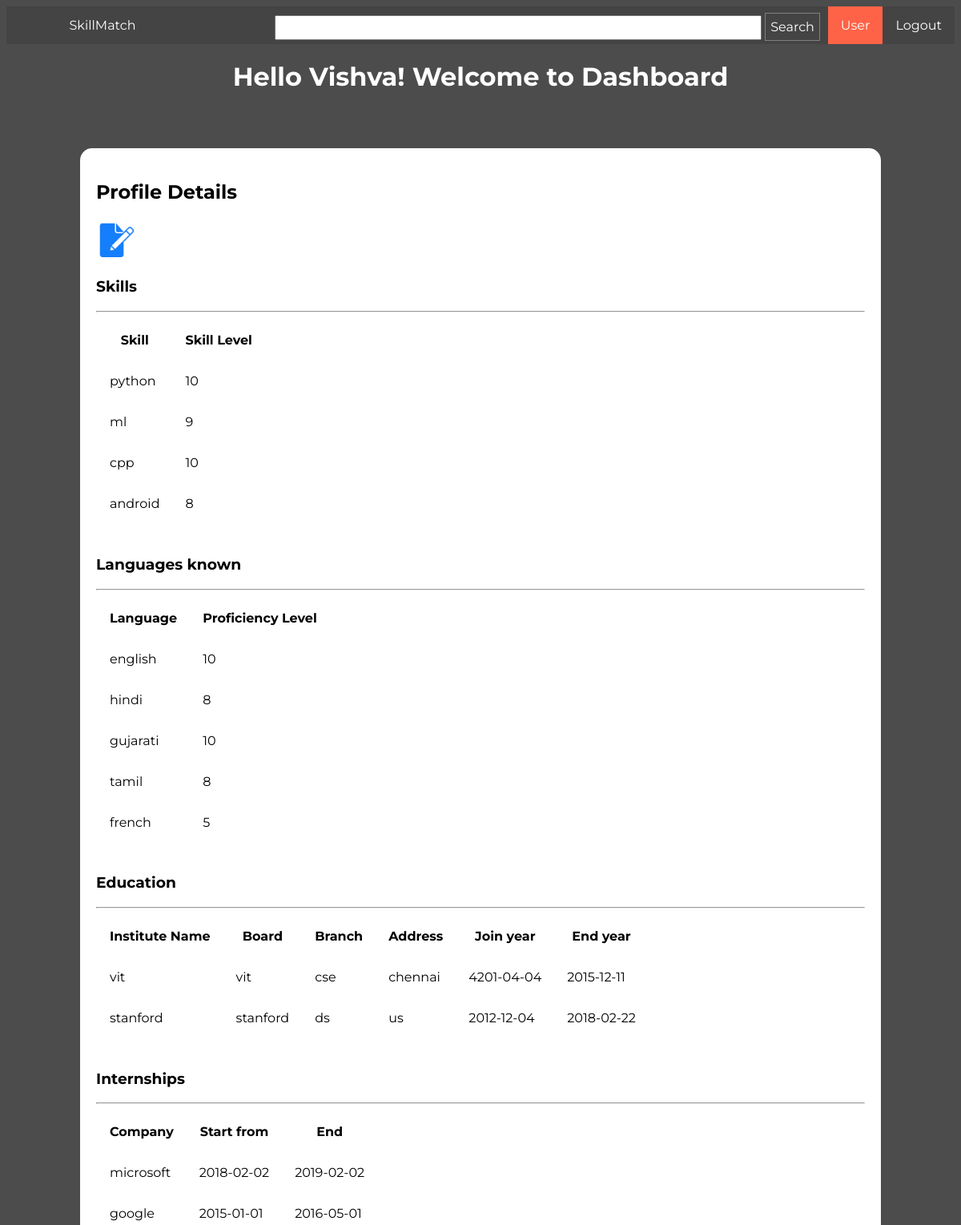
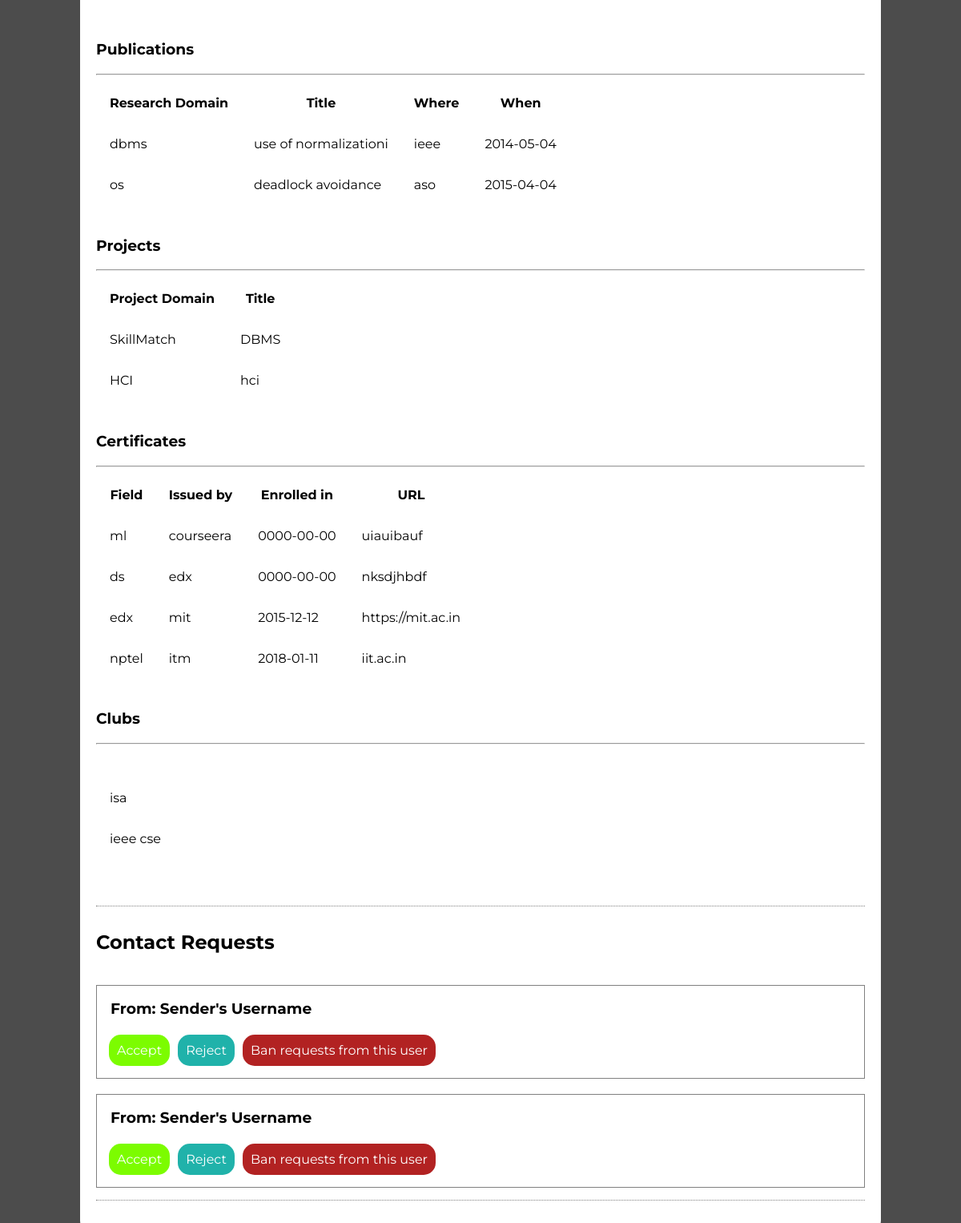
The page /dashboard/outputtest.php (signed in) on the database its author committed (2 pictures, top to bottom).
### tables this page shows
CREATE TABLE `skills` (
  `skillid` int(11) NOT NULL,
  `reg_no` varchar(9) NOT NULL,
  `skillname` varchar(100) DEFAULT NULL,
  `skilllevel` int(3) DEFAULT NULL
);

CREATE TABLE `languages` (
  `languageID` int(11) NOT NULL,
  `reg_no` varchar(9) DEFAULT NULL,
  `language_name` varchar(50) DEFAULT NULL,
  `lang_level` varchar(10) DEFAULT NULL
);

CREATE TABLE `education` (
  `education_id` int(11) NOT NULL,
  `reg_no` varchar(9) DEFAULT NULL,
  `institute_name` varchar(100) DEFAULT NULL,
  `institute_board` varchar(10) DEFAULT NULL,
  `branch` varchar(100) DEFAULT NULL,
  `institute_address` varchar(100) DEFAULT NULL,
  `joined_year` date DEFAULT NULL,
  `end_year` date DEFAULT NULL
);

CREATE TABLE `internships` (
  `internship_id` int(11) NOT NULL,
  `recuitor` varchar(50) DEFAULT NULL,
  `istart` date DEFAULT NULL,
  `iend` date DEFAULT NULL,
  `reg_no` varchar(9) DEFAULT NULL
);

CREATE TABLE `publications` (
  `reg_no` varchar(9) DEFAULT NULL,
  `pub_id` int(11) NOT NULL,
  `publication_domain` varchar(100) DEFAULT NULL,
  `publication_title` varchar(100) NOT NULL,
  `published_in` varchar(100) DEFAULT NULL,
  `pub_year` date DEFAULT NULL
);

CREATE TABLE `projects` (
  `reg_no` varchar(9) DEFAULT NULL,
  `project_domain` varchar(100) DEFAULT NULL,
  `project_title` varchar(100) DEFAULT NULL,
  `projectid` int(11) NOT NULL
);

CREATE TABLE `certificate` (
  `reg_no` varchar(9) DEFAULT NULL,
  `certificate_field` varchar(100) DEFAULT NULL,
  `issued_by` varchar(100) DEFAULT NULL,
  `certified_year` date DEFAULT NULL,
  `certificate_URL` varchar(100) NOT NULL,
  `certiid` int(11) NOT NULL
);

CREATE TABLE `clubs` (
  `reg_no` varchar(9) DEFAULT NULL,
  `club_id` int(11) NOT NULL,
  `club_name` varchar(100) DEFAULT NULL
);

### dashboard/outputtest.php (the view, shortened to what this page needs)
<!DOCTYPE html>
<html>
<head>
    <link href="../css/dashboard.css" rel="stylesheet" />
</head>
<body>
<?php
$con = mysqli_connect("localhost", "root", "", "skillmatch");
?>
    <nav>
        <ul>
            <li><a href="../logout/logout.php">Logout</a></li>
			<li class="active"><a>User</a></li>
            <li>
                <form name="searchForm" id="searchForm" action="./searchresultdash.html">
                    <input type="text" name="searchText" id="searchInput" />
                    <input type="submit" value="Search" id="searchButton" />
                </form>
            </li>
            <li id="logo"><a href="../home.php">SkillMatch</a></li>
        </ul>
    </nav>
    <header>
        <h1>Hello <?php echo $_SESSION['fname']; ?>! Welcome to Dashboard</h1></header>
    <section class="profile">
        <article id="profileDetails">
            <h2>Profile Details</h2> <a href = "../inputprofile/profileform.php"><img src="../img/edit.png" height="50 px" width="50 px"></img></a>
            <br>
            <h3>Skills</h3>
            <hr>
            <table>
                <thead>
                    <th>Skill</th>
                    <th>Skill Level</th>
                </thead>
<?php
$vishva =$_SESSION['username'];
$result = mysqli_query($con,"SELECT skillname, skilllevel FROM skills WHERE reg_no='$vishva'");
while($row = mysqli_fetch_array($result))
{
echo "<tr>";
echo "<td>" . $row['skillname'] . "</td>";
echo "<td>" . $row['skilllevel'] . "</td>";
echo "</tr>";
}
echo "</table>";
?>
<br>
<h3>Languages known</h3>
            <hr>
            <table>
                <thead>
                    <th>Language</th>
                    <th>Proficiency Level</th>
                </thead>
<?php
$vishva =$_SESSION['username'];
$rl = mysqli_query($con,"SELECT language_name, lang_level FROM languages WHERE reg_no='$vishva'");
while($row = mysqli_fetch_array($rl))
{
echo "<tr>";
echo "<td>" . $row['language_name'] . "</td>";
echo "<td>" . $row['lang_level'] . "</td>";
echo "</tr>";
}
echo "</table>";
?>
<br>
 <h3>Education</h3>
            <hr>
            <table>
                <thead>
                    <th>Institute Name</th>
                    <th>Board</th>
                    <th>Branch</th>
                    <th>Address</th>
                    <th>Join year</th>
                    <th>End year</th>
                </thead>
<?php
$redu = mysqli_query($con,"SELECT institute_name, institute_board, branch, institute_address, joined_year, end_year FROM education WHERE reg_no='$vishva'");
while($row = mysqli_fetch_array($redu))
{
echo "<tr>";
echo "<td>" . $row['institute_name'] . "</td>";
echo "<td>" . $row['institute_board'] . "</td>";
echo "<td>" . $row['branch'] . "</td>";
echo "<td>" . $row['institute_address'] . "</td>";
echo "<td>" . $row['joined_year'] . "</td>";
echo "<td>" . $row['end_year'] . "</td>";
echo "</tr>";
}
echo "</table>";
?>
<br>
<h3>Internships</h3>
            <hr>
            <table>
                <thead>
                    <th>Company</th>
                    <th>Start from</th>
                    <th>End</th>
                </thead>
<?php
$rint = mysqli_query($con,"SELECT recuitor, istart, iend FROM internships WHERE reg_no='$vishva'");
while($row = mysqli_fetch_array($rint))
{
echo "<tr>";
echo "<td>" . $row['recuitor'] . "</td>";
echo "<td>" . $row['istart'] . "</td>";
echo "<td>" . $row['iend'] . "</td>";
echo "</tr>";
}
echo "</table>";
?>
<br>
<h3>Publications</h3>
            <hr>
            <table>
                <thead>
                    <th>Research Domain</th>
                    <th>Title</th>
                    <th>Where</th>
                    <th>When</th>
                </thead>
<?php
$rpub = mysqli_query($con,"SELECT publication_domain, publication_title, published_in, pub_year FROM publications WHERE reg_no='$vishva'");
while($row = mysqli_fetch_array($rpub))
{
echo "<tr>";
echo "<td>" . $row['publication_domain'] . "</td>";
echo "<td>" . $row['publication_title'] . "</td>";
echo "<td>" . $row['published_in'] . "</td>";
echo "<td>" . $row['pub_year'] . "</td>";
echo "</tr>";
}
echo "</table>";
?>
<br>
<h3>Projects</h3>
            <hr>
            <table>
                <thead>
                    <th>Project Domain</th>
                    <th>Title</th>
                </thead>
<?php
$rproj = mysqli_query($con,"SELECT project_domain, project_title FROM projects WHERE reg_no='$vishva'");
while($row = mysqli_fetch_array($rproj))
{
echo "<tr>";
echo "<td>" . $row['project_domain'] . "</td>";
echo "<td>" . $row['project_title'] . "</td>";
echo "</tr>";
}
echo "</table>";
?>
<br>
<h3>Certificates</h3>
            <hr>
            <table>
                <thead>
                    <th>Field</th>
                    <th>Issued by</th>
                    <th>Enrolled in</th>
                    <th>URL</th>
                </thead>
<?php
$rcer = mysqli_query($con,"SELECT certificate_field, issued_by, certified_year, certificate_URL FROM certificate WHERE reg_no='$vishva'");
while($row = mysqli_fetch_array($rcer))
{
echo "<tr>";
echo "<td>" . $row['certificate_field'] . "</td>";
echo "<td>" . $row['issued_by'] . "</td>";
echo "<td>" . $row['certified_year'] . "</td>";
echo "<td>" . $row['certificate_URL'] . "</td>";
echo "</tr>";
}
echo "</table>";
?>
<br>
<h3>Clubs</h3>
            <hr>
            <table>
                <thead>
                    <th></th>
                </thead>
<?php
$rclub = mysqli_query($con,"SELECT club_name FROM clubs WHERE reg_no='$vishva'");
while($row = mysqli_fetch_array($rclub))
{
echo "<tr>";
echo "<td>" . $row['club_name'] . "</td>";
echo "</tr>";
}
echo "</table>";
?>
<br>
<br>
            <br>
        </article>
        <article id="contactReq">
            <h2>Contact Requests</h2>
            <br>
            <div class="request">
                <h3>From: Sender's Username</h3>
                <br>
                <ul>
                    <li>
                        <input type="button" value="Accept" id="acceptRequest" />
                    </li>
                    <li>
                        <input type="button" value="Reject" id="rejectRequest" />
                    </li>
                    <li>
                        <input type="button" value="Ban requests from this user" id="banRequest" />
                    </li>
                </ul>
            </div>
            <br>
            <div class="request">
                <h3>From: Sender's Username</h3>
                <br>
                <ul>
                    <li>
                        <input type="button" value="Accept" id="acceptRequest" />
                    </li>
                    <li>
                        <input type="button" value="Reject" id="rejectRequest" />
                    </li>
                    <li>
                        <input type="button" value="Ban requests from this user" id="banRequest" />
                    </li>
                </ul>
            </div>
        </article>
    </section>
</body>
</html>

### css/dashboard.css (style rules this page uses)
* { font-family: 'Montserrat', sans-serif; }
html { min-height:100%; background:linear-gradient(0deg,rgba(0,0,0,0.7),rgba(0,0,0,0.7)),url("../img/back5.jpg"); background-size:cover; color:white; }
nav { position: sticky; top:0px; left: 0px; z-index: 1; }
nav ul { list-style-type: none; margin: 0; padding: 0; overflow: hidden; background-color: #444; }
nav li { float: right; }
nav li a { display: block; color: white; text-align: center; padding: 14px 16px; text-decoration: none; }
nav .active { background-color: #ff6347; }
nav form { padding-top: 8px; position: relative; right: 10px; }
#searchInput { color: black; width: 50vw; height: 25px; }
#searchButton { border: 1px solid grey; font-size:16px; height: 35px; color:white; background:#444; }
#logo { float: left; width: 20vw; }
header { text-align: center; }
.profile { color: black; border-radius: 15px; width: 80vw; position: relative; top:6vh; margin:auto; background: white; padding: 10px 20px 40px 20px; }
.profile article { border-bottom:1px dotted grey; padding-top: 10px; }
#profileDetails td,#profileDetails th { padding: 15px; }
#contactReq { padding-bottom: 15px; }
.request { display: block; border: 1px solid grey; padding: 15px; overflow: hidden; }
.request h3 { padding: 2px; margin:0px; }
.request ul { list-style-type: none; margin: 0; padding: 0; overflow: hidden; }
.request li { float: left; }
.request li input { display: block; font-size: 16px; text-align: center; padding:10px; margin-right: 10px; text-decoration: none; border: 0px; border-radius: 15px; color: white; }
#acceptRequest { background: lawngreen; }
#rejectRequest { background:lightseagreen; }
#banRequest { background:firebrick; }

### rows shown on the page
skills: skillname "python", skilllevel "10"
skills: skillname "ml", skilllevel "9"
skills: skillname "cpp", skilllevel "10"
skills: skillname "android", skilllevel "8"
languages: language_name "english", lang_level "10"
languages: language_name "hindi", lang_level "8"
languages: language_name "gujarati", lang_level "10"
languages: language_name "tamil", lang_level "8"
languages: language_name "french", lang_level "5"
education: institute_name "vit", institute_board "vit", branch "cse", institute_address "chennai", joined_year "4201-04-04", end_year "2015-12-11"
education: institute_name "stanford", institute_board "stanford", branch "ds", institute_address "us", joined_year "2012-12-04", end_year "2018-02-22"
internships: recuitor "microsoft", istart "2018-02-02", iend "2019-02-02"
internships: recuitor "google", istart "2015-01-01", iend "2016-05-01"
publications: publication_domain "dbms", publication_title "use of normalizationi", published_in "ieee", pub_year "2014-05-04"
publications: publication_domain "os", publication_title "deadlock avoidance", published_in "aso", pub_year "2015-04-04"
projects: project_domain "SkillMatch", project_title "DBMS"
projects: project_domain "HCI", project_title "hci"
certificate: certificate_field "ml", issued_by "courseera", certified_year "0000-00-00", certificate_URL "uiauibauf"
certificate: certificate_field "ds", issued_by "edx", certified_year "0000-00-00", certificate_URL "nksdjhbdf"
certificate: certificate_field "edx", issued_by "mit", certified_year "2015-12-12", certificate_URL "https://mit.ac.in"
certificate: certificate_field "nptel", issued_by "itm", certified_year "2018-01-11", certificate_URL "iit.ac.in"
clubs: club_name "isa"
clubs: club_name "ieee cse"

### other values the page prints
$_SESSION['fname'] "Vishva"
